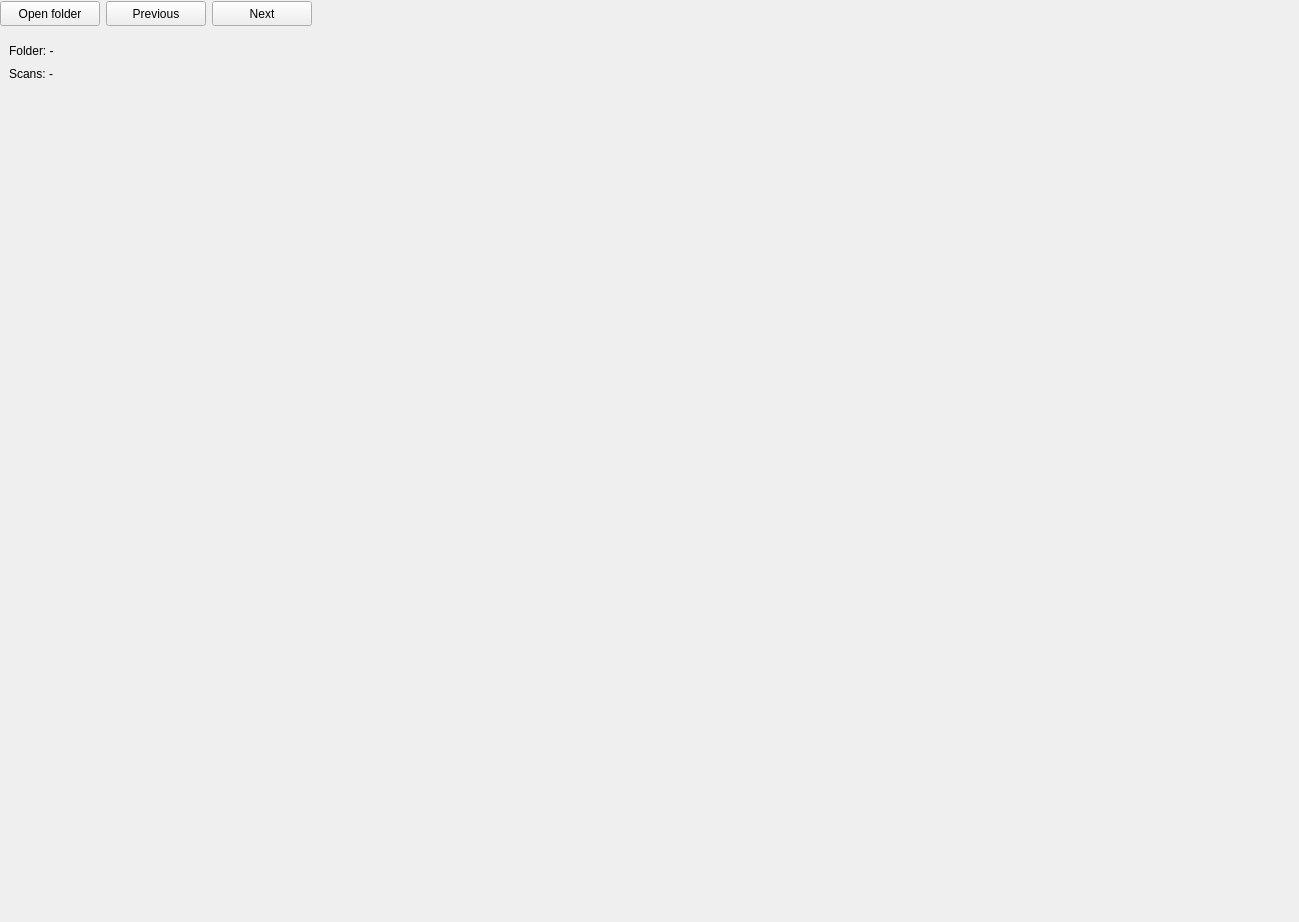
<?xml version="1.0" encoding="UTF-8"?>
<ui version="4.0">
 <class>ImageViewerWidget</class>
 <widget class="QWidget" name="ImageViewerWidget">
  <property name="geometry">
   <rect>
    <x>0</x>
    <y>0</y>
    <width>1299</width>
    <height>922</height>
   </rect>
  </property>
  <property name="sizePolicy">
   <sizepolicy hsizetype="Expanding" vsizetype="Expanding">
    <horstretch>0</horstretch>
    <verstretch>0</verstretch>
   </sizepolicy>
  </property>
  <property name="maximumSize">
   <size>
    <width>16777215</width>
    <height>16777215</height>
   </size>
  </property>
  <property name="windowTitle">
   <string>Form</string>
  </property>
  <widget class="QWidget" name="layoutWidget">
   <property name="geometry">
    <rect>
     <x>0</x>
     <y>0</y>
     <width>360</width>
     <height>27</height>
    </rect>
   </property>
   <layout class="QGridLayout" name="gridLayout">
    <item row="0" column="0">
     <widget class="QPushButton" name="pushButtonOpen">
      <property name="minimumSize">
       <size>
        <width>100</width>
        <height>25</height>
       </size>
      </property>
      <property name="toolTip">
       <string>open image folder</string>
      </property>
      <property name="text">
       <string>Open folder</string>
      </property>
     </widget>
    </item>
    <item row="0" column="2">
     <widget class="QPushButton" name="pushButtonNext">
      <property name="minimumSize">
       <size>
        <width>100</width>
        <height>25</height>
       </size>
      </property>
      <property name="toolTip">
       <string>next image (hold to scroll)</string>
      </property>
      <property name="text">
       <string>Next</string>
      </property>
     </widget>
    </item>
    <item row="0" column="1">
     <widget class="QPushButton" name="pushButtonPrevious">
      <property name="minimumSize">
       <size>
        <width>100</width>
        <height>25</height>
       </size>
      </property>
      <property name="toolTip">
       <string>previous image (hold to scroll)</string>
      </property>
      <property name="text">
       <string>Previous</string>
      </property>
     </widget>
    </item>
    <item row="0" column="4">
     <spacer name="horizontalSpacer">
      <property name="orientation">
       <enum>Qt::Horizontal</enum>
      </property>
      <property name="sizeType">
       <enum>QSizePolicy::Expanding</enum>
      </property>
      <property name="sizeHint" stdset="0">
       <size>
        <width>40</width>
        <height>20</height>
       </size>
      </property>
     </spacer>
    </item>
   </layout>
  </widget>
  <widget class="QWidget" name="layoutWidget">
   <property name="geometry">
    <rect>
     <x>20</x>
     <y>120</y>
     <width>1166</width>
     <height>776</height>
    </rect>
   </property>
   <layout class="QGridLayout" name="gridLayout_2">
    <item row="0" column="0">
     <widget class="QLabel" name="labelImage1">
      <property name="sizePolicy">
       <sizepolicy hsizetype="Minimum" vsizetype="Minimum">
        <horstretch>0</horstretch>
        <verstretch>0</verstretch>
       </sizepolicy>
      </property>
      <property name="maximumSize">
       <size>
        <width>400</width>
        <height>400</height>
       </size>
      </property>
      <property name="text">
       <string>&lt;html&gt;&lt;head/&gt;&lt;body&gt;&lt;p&gt;&lt;img src=&quot;:/ScanMaster pic.png&quot;/&gt;&lt;/p&gt;&lt;/body&gt;&lt;/html&gt;</string>
      </property>
     </widget>
    </item>
    <item row="0" column="1">
     <widget class="QLabel" name="labelImage2">
      <property name="sizePolicy">
       <sizepolicy hsizetype="Minimum" vsizetype="Minimum">
        <horstretch>0</horstretch>
        <verstretch>0</verstretch>
       </sizepolicy>
      </property>
      <property name="maximumSize">
       <size>
        <width>400</width>
        <height>400</height>
       </size>
      </property>
      <property name="text">
       <string>&lt;html&gt;&lt;head/&gt;&lt;body&gt;&lt;p&gt;&lt;img src=&quot;:/ScanMaster pic.png&quot;/&gt;&lt;/p&gt;&lt;/body&gt;&lt;/html&gt;</string>
      </property>
     </widget>
    </item>
    <item row="0" column="2">
     <widget class="QLabel" name="labelImage3">
      <property name="sizePolicy">
       <sizepolicy hsizetype="Minimum" vsizetype="Minimum">
        <horstretch>0</horstretch>
        <verstretch>0</verstretch>
       </sizepolicy>
      </property>
      <property name="maximumSize">
       <size>
        <width>400</width>
        <height>400</height>
       </size>
      </property>
      <property name="text">
       <string>&lt;html&gt;&lt;head/&gt;&lt;body&gt;&lt;p&gt;&lt;img src=&quot;:/ScanMaster pic.png&quot;/&gt;&lt;/p&gt;&lt;/body&gt;&lt;/html&gt;</string>
      </property>
     </widget>
    </item>
    <item row="1" column="0">
     <widget class="QLabel" name="labelImage4">
      <property name="sizePolicy">
       <sizepolicy hsizetype="Minimum" vsizetype="Minimum">
        <horstretch>0</horstretch>
        <verstretch>0</verstretch>
       </sizepolicy>
      </property>
      <property name="maximumSize">
       <size>
        <width>400</width>
        <height>400</height>
       </size>
      </property>
      <property name="text">
       <string>&lt;html&gt;&lt;head/&gt;&lt;body&gt;&lt;p&gt;&lt;img src=&quot;:/ScanMaster pic.png&quot;/&gt;&lt;/p&gt;&lt;/body&gt;&lt;/html&gt;</string>
      </property>
     </widget>
    </item>
    <item row="1" column="1">
     <widget class="QLabel" name="labelImage5">
      <property name="sizePolicy">
       <sizepolicy hsizetype="Minimum" vsizetype="Minimum">
        <horstretch>0</horstretch>
        <verstretch>0</verstretch>
       </sizepolicy>
      </property>
      <property name="maximumSize">
       <size>
        <width>400</width>
        <height>400</height>
       </size>
      </property>
      <property name="text">
       <string>&lt;html&gt;&lt;head/&gt;&lt;body&gt;&lt;p&gt;&lt;img src=&quot;:/ScanMaster pic.png&quot;/&gt;&lt;/p&gt;&lt;/body&gt;&lt;/html&gt;</string>
      </property>
     </widget>
    </item>
    <item row="1" column="2">
     <widget class="QLabel" name="labelImage6">
      <property name="sizePolicy">
       <sizepolicy hsizetype="Minimum" vsizetype="Minimum">
        <horstretch>0</horstretch>
        <verstretch>0</verstretch>
       </sizepolicy>
      </property>
      <property name="maximumSize">
       <size>
        <width>400</width>
        <height>400</height>
       </size>
      </property>
      <property name="text">
       <string>&lt;html&gt;&lt;head/&gt;&lt;body&gt;&lt;p&gt;&lt;img src=&quot;:/ScanMaster pic.png&quot;/&gt;&lt;/p&gt;&lt;/body&gt;&lt;/html&gt;</string>
      </property>
     </widget>
    </item>
   </layout>
  </widget>
  <widget class="QWidget" name="">
   <property name="geometry">
    <rect>
     <x>9</x>
     <y>42</y>
     <width>811</width>
     <height>60</height>
    </rect>
   </property>
   <layout class="QVBoxLayout" name="verticalLayout">
    <item>
     <widget class="QLabel" name="labelFilePath">
      <property name="sizePolicy">
       <sizepolicy hsizetype="Expanding" vsizetype="Preferred">
        <horstretch>0</horstretch>
        <verstretch>0</verstretch>
       </sizepolicy>
      </property>
      <property name="text">
       <string>Folder: -</string>
      </property>
     </widget>
    </item>
    <item>
     <widget class="QLabel" name="labelScans">
      <property name="text">
       <string>Scans: -</string>
      </property>
     </widget>
    </item>
    <item>
     <spacer name="horizontalSpacer_2">
      <property name="orientation">
       <enum>Qt::Horizontal</enum>
      </property>
      <property name="sizeHint" stdset="0">
       <size>
        <width>40</width>
        <height>20</height>
       </size>
      </property>
     </spacer>
    </item>
   </layout>
  </widget>
 </widget>
 <resources/>
 <connections/>
</ui>
